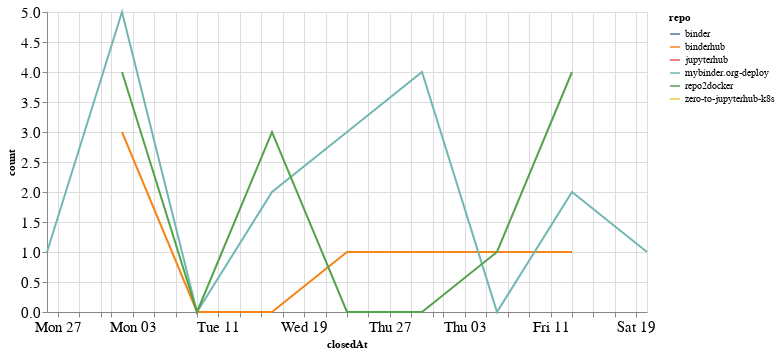

The notebook cell saved with this chart:
### Code cell
closed_by_time = closed_by.groupby('repo').resample('W', on='closedAt').count()['author'].reset_index()
closed_by_time = closed_by_time.rename(columns={'author': 'count'})

alt.Chart(closed_by_time, width=600).mark_line().encode(
    x='closedAt',
    y='count',
    color='repo',
    tooltip="repo"
)

### Figure 1 — Vega-Lite specification as saved in the notebook (floating-point values rounded to 4 significant figures)
{"config": {"axisLeft": {"labelFontSize": 15}, "axisBottom": {"labelFontSize": 15}}, "data": {"name": "data-a400acd8440f6caa0abe3e3fdfdb95ce"}, "mark": "line", "encoding": {"color": {"type": "nominal", "field": "repo"}, "tooltip": {"type": "nominal", "field": "repo"}, "x": {"type": "temporal", "field": "closedAt"}, "y": {"type": "quantitative", "field": "count"}}, "width": 600, "$schema": "https://vega.github.io/schema/vega-lite/v4.8.1.json", "datasets": {"data-a400acd8440f6caa0abe3e3fdfdb95ce": [{"repo": "binder", "closedAt": "2020-07-26T00:00:00", "count": 1}, {"repo": "binderhub", "closedAt": "2020-08-02T00:00:00", "count": 3}, {"repo": "binderhub", "closedAt": "2020-08-09T00:00:00", "count": 0}, {"repo": "binderhub", "closedAt": "2020-08-16T00:00:00", "count": 0}, {"repo": "binderhub", "closedAt": "2020-08-23T00:00:00", "count": 1}, {"repo": "binderhub", "closedAt": "2020-08-30T00:00:00", "count": 1}, {"repo": "binderhub", "closedAt": "2020-09-06T00:00:00", "count": 1}, {"repo": "binderhub", "closedAt": "2020-09-13T00:00:00", "count": 1}, {"repo": "jupyterhub", "closedAt": "2020-08-16T00:00:00", "count": 1}, {"repo": "mybinder.org-deploy", "closedAt": "2020-07-26T00:00:00", "count": 1}, {"repo": "mybinder.org-deploy", "closedAt": "2020-08-02T00:00:00", "count": 5}, {"repo": "mybinder.org-deploy", "closedAt": "2020-08-09T00:00:00", "count": 0}, {"repo": "mybinder.org-deploy", "closedAt": "2020-08-16T00:00:00", "count": 2}, {"repo": "mybinder.org-deploy", "closedAt": "2020-08-23T00:00:00", "count": 3}, {"repo": "mybinder.org-deploy", "closedAt": "2020-08-30T00:00:00", "count": 4}, {"repo": "mybinder.org-deploy", "closedAt": "2020-09-06T00:00:00", "count": 0}, {"repo": "mybinder.org-deploy", "closedAt": "2020-09-13T00:00:00", "count": 2}, {"repo": "mybinder.org-deploy", "closedAt": "2020-09-20T00:00:00", "count": 1}, {"repo": "repo2docker", "closedAt": "2020-08-02T00:00:00", "count": 4}, {"repo": "repo2docker", "closedAt": "2020-08-09T00:00:00", "count": 0}, {"repo": "repo2docker", "closedAt": "2020-08-16T00:00:00", "count": 3}, {"repo": "repo2docker", "closedAt": "2020-08-23T00:00:00", "count": 0}, {"repo": "repo2docker", "closedAt": "2020-08-30T00:00:00", "count": 0}, {"repo": "repo2docker", "closedAt": "2020-09-06T00:00:00", "count": 1}, {"repo": "repo2docker", "closedAt": "2020-09-13T00:00:00", "count": 4}, {"repo": "zero-to-jupyterhub-k8s", "closedAt": "2020-08-16T00:00:00", "count": 1}]}}
